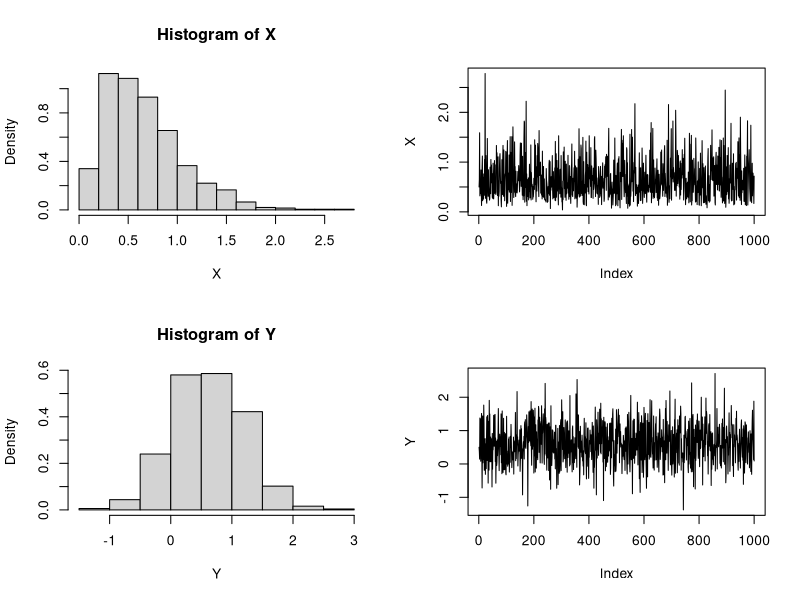
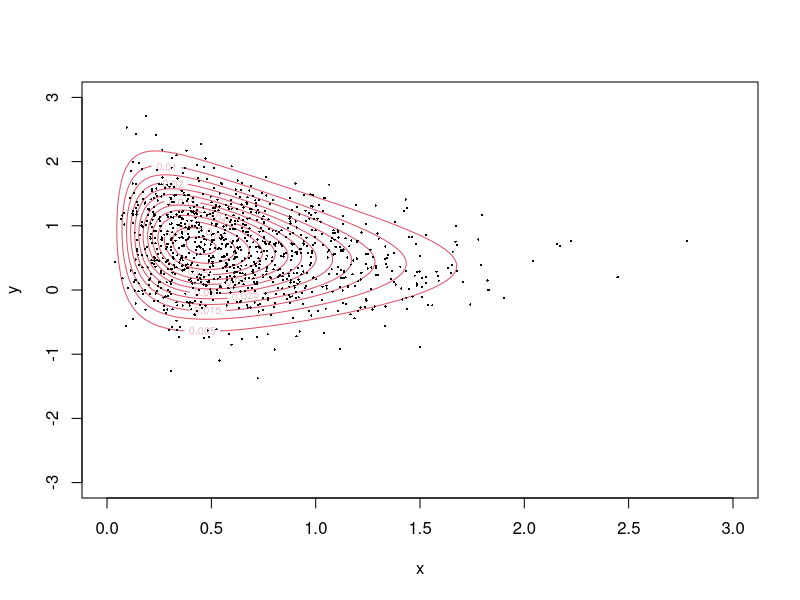
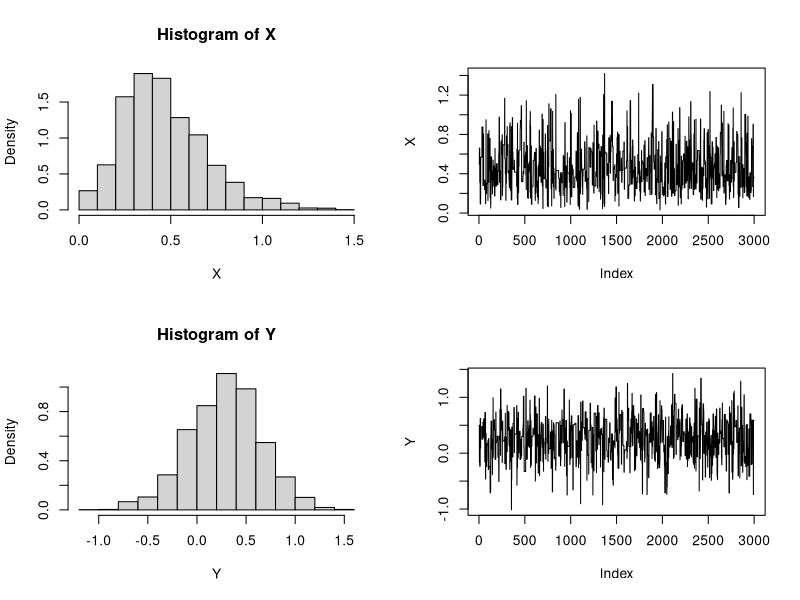
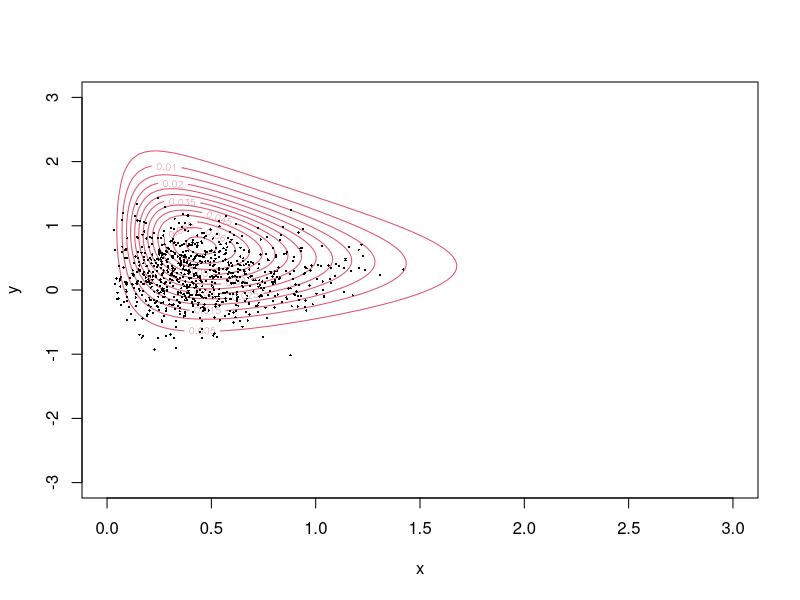
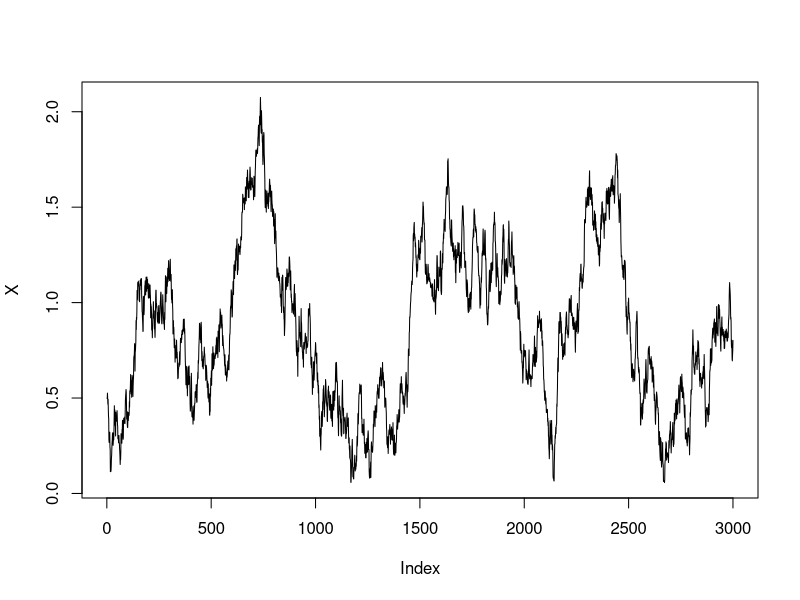
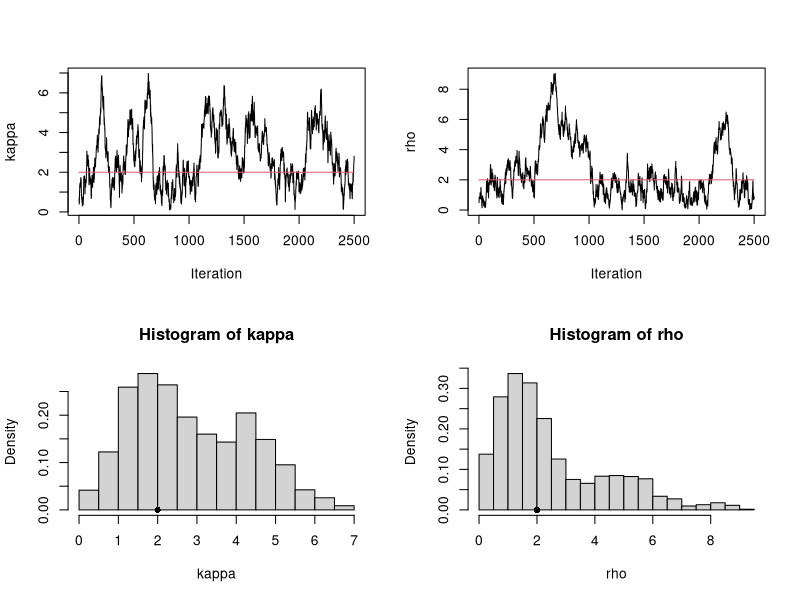

The R script that drew these images, in order:

# 1 -----------------------------------------------------------------------
## Gibs sampler

joint_density = function(x,y){x^2*exp(-x*y^2-y^2+2*y-4*x)}

# x|y ~ Gamma(3,1/(y^2 + 4))
# y|x ~ N(1/(x+1),sqrt(1/(2*(x+1))

N=1000 # Sample size
X = Y = rep(NA,N) # Initiate data arrays
X[1] = Y[1] = 0.5 # Initiate with x=y= 0.5

# Gibbs sampler:
for(i in 2:N){
  X[i] = rgamma(1,shape=3,scale=1/(Y[i-1]^2 + 4)) # Sample from conditional x|y
  Y[i] = rnorm(1,1/(X[i]+1),sqrt(1/(2*(X[i]+1)))) # Sample from conditional y|x
}

# Inspect the marginal trace plots and distributions for x and y
par(mfrow=c(2,2)) # 2x2 plot grid
hist(X, probability=T) # Distribution of X
plot(X, type="l") # Trace plot for X
hist(Y, probability=T) # Distribution of Y
plot(Y, type="l") # Trace plot for Y 

# Scatterplot of the bivariate samples with superimposed contours of the joint distribution, to check
# validity of joint samples.
xx=seq(0,3,length=100) # x between 0 and 3
yy=seq(-3,3,length=100) # y between -3 and 3
zz=matrix(NA,ncol=100,nrow=100) # "Value" matrix z[i,j] = f(x[i],y[j])
for (i in 1:100) zz[,i]=joint_density(xx,yy[i]) # Fill matrix with values. 
par(mfrow=c(1,1)) # New plot window.
contour(xx,yy,zz,xlab="x",ylab="y",col=2) # Draw contour
points(X,Y,pch=16,cex=0.3) # Superimpose joint samples.

# Looks fine, like it has converged.


# 1b ----------------------------------------------------------------------
## Construct an independence Metropolis-Hasting sampler using a Bivariate proposal distribution.
# Independance =  
# Where the proposal is the same regardless of the state of the chain: q(θ∗|θt) = q(θ∗).

ffn=function(x, y) { x^2*exp(-x*y^2-y^2+2*y-4*x) } #pi
N=3000 # Number of iterations
X=Y=rep(NA, N) # Initiate data arrays.
X[1]=Y[1]=0.5 # Initial values
for (i in c(2:N)) { #Independence Metropolis hastings sampler using bivariate proposal distribution.
  propx=rnorm(1, 0, 0.5) # Generate proposals for x,y
  propy=rnorm(1, 0, 0.5)
  # Calculate log acceptance probability for moving from X[i-1],Y[i-1] to propx,propy.
  acc=log(ffn(propx,propy))-log(ffn(X[i-1], Y[i-1])) # pi(z*) P(new state) - pi(z) P(current state)
  +dnorm(X[i-1],0,0.5,log=T)+dnorm(Y[i-1],0,0.5,log=T) 
  -dnorm(propx, 0, 0.5,log=T)-dnorm(propy,0,0.5,log=T) #q(z*,z) - q(z,z*) (P(moving from z* to z) - P(z to z*))
  if (log(runif(1))< acc && propx>0 ) { #Accept new proposal with probability acc, if x in defmängd.
    X[i]=propx; Y[i]=propy 
  } else {
    X[i]=X[i-1]; Y[i]=Y[i-1] # Else stay in previous state.
  }
}
par(mfrow=c(2,2))
hist(X, probability=T)
plot(X, type="l")
hist(Y, probability=T)
plot(Y, type="l")
# Scatterplot of the bivariate samples with superimposed contours of the joint distribution, to check
# validity of joint samples.
xx=seq(0,3,length=100) # x between 0 and 3
yy=seq(-3,3,length=100) # y between -3 and 3
zz=matrix(NA,ncol=100,nrow=100) # "Value" matrix z[i,j] = f(x[i],y[j])
for (i in 1:100) zz[,i]=joint_density(xx,yy[i]) # Fill matrix with values. 
par(mfrow=c(1,1)) # New plot window.
contour(xx,yy,zz,xlab="x",ylab="y",col=2) # Draw contour
points(X,Y,pch=16,cex=0.3) # Superimpose joint samples


# 1c ----------------------------------------------------------------------
## Construct a Random-Walk Metropolis-Hastings sampler which updates one parame- ter at a time. 

# Investigate how changing the scale of the random walk variance affects the performance of the sampler.
# Trying to scale by; 10,1,0.1
sc = 0.1
ffn=function(x, y) { x^2*exp(-x*y^2-y^2+2*y-4*x) }
N=3000 # Number of iterations
X=Y=rep(NA, N) # Initiate data arrays.
X[1]=Y[1]=0.5 # Initial values
for (i in c(2:N)) {
  propx=rnorm(1, X[i-1], sc*0.5) # Generate proposal for x using previous value (Random walk)
  acc=ffn(propx, Y[i-1])/ffn(X[i-1], Y[i-1]) # Calculate acceptance probability for propx
  # Equal to pi(proposal)/pi(previous) since proposal symmetric.
  if (runif(1)< acc && propx>0 ) { X[i]<-propx # Accept with probablity acc
  } else { X[i]<-X[i-1] }
  propy=rnorm(1, Y[i-1], sc*0.5) # Generate proposal for y using previous value (Random walk)
  acc=ffn(X[i], propy)/ffn(X[i], Y[i-1]) # Calculate acceptance probability for propy
  # Equal to pi(proposal)/pi(previous) since proposal symmetric.
  if (runif(1)< acc) { Y[i]<-propy # Accept with probablity acc
  } else { Y[i]<-Y[i-1] }
}
par(mfrow=c(1,1))
plot(X, type="l")

# sc = 10
# Chain that moves infrequently, but is able to make large jumps when it does move.
# Logical since we can move large distances but will be wrong most of the time and not accept.
# The performance of chain is undesirable.

# sc = 1
# Moves in a good way

# sc = 0.1
# Conversely the chain in the bottom panel moves frequently, but only makes small jumps. 
# Logical since were only move short distances.
# The performance of chain is undesirable.


# 2 -----------------------------------------------------------------------
## This problem considers a simple example where Gibbs sampling is not straightforward. 
# Suppose y = (y1, . . . , ym) are a random sample from the Weibull(ρ, κ) distribution.
# Suppose we place independent Gamma priors on ρ ∼ Gamma(α, β) and κ ∼ Gamma(γ, δ).
# We can write expressions for the conditional and joint distribution

# a) For your own choice of m, κ (shape) and ρ (scale, note R uses an inverse parameterisation),
# simulate m observations from the Weibull(κ, ρ) distribution.
m=100
kappa0=2
rho0=2
y=rweibull(m,kappa0,1/rho0)

# It is clear that the posterior conditionals are not standard distributions, 
# and hence the standard Gibbs sampler cannot be used here. 
# Devise an appropriate Metropolis- Hastings algorithm to approximate the posterior distribution. 

N=2500 # Nummber of iterations.
alpha=beta=gam=delta=2  # prior parameters.
logpost=function(rho,kappa,y,m,alpha,beta,gam,delta) { # The log-posteriour distribution, pi.
  m*log(kappa) +(m*kappa)*log(rho)+(kappa-1)*log(prod(y))-rho^kappa*sum(y^kappa)
  + dgamma(rho,alpha,1/beta,log=T) + dgamma(kappa,gam,1/delta,log=T)} 

kappa=rho=rep(NA, N) # Initiate kappa and rho.
kappa[1]=rho[1]=0.5
for (i in c(2:N)) { # Run metropolis hastings.
  propkappa=rnorm(1, kappa[i-1], 0.25) # Generate random wakl proposal for kappa.
  proprho=rnorm(1, rho[i-1], 0.25) # Generate random walk proposal for rho.
  # pi(proposal)-pi(current).
  acc=logpost(proprho,propkappa,y,m,alpha,beta,gam,delta) - logpost(rho[i-1],kappa[i-1],y,m,alpha,beta,gam,delta) 
  if (log(runif(1))< acc && propkappa>0 && proprho>0) { # Accept with probability acc.
    kappa[i]=propkappa; rho[i]=proprho
  } else { kappa[i]=kappa[i-1]; rho[i]=rho[i-1] }
}


# Compare the results obtained to the true values you used to simulate the data.
par(mfrow=c(2,2))
plot(kappa,type='l',xlab="Iteration",ylab="kappa")
lines(c(1,N),rep(kappa0,2),col=2)
plot(rho,type='l',xlab="Iteration",ylab="rho")
lines(c(1,N),rep(rho0,2),col=2)
hist(kappa,probability=T,xlab="kappa")
points(kappa0,0,pch=16)
hist(rho,probability=T,xlab="rho")
points(rho0,0,pch=16)